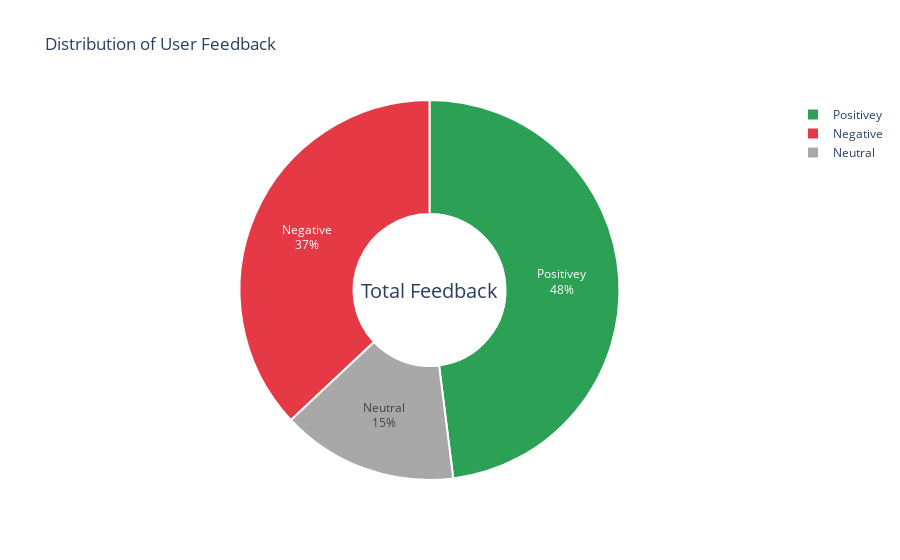

The cell this chart's notebook holds for it:
### Code cell
import plotly.graph_objects as go

# Dữ liệu phản hồi
positive_feedback = 48
negative_feedback = 37
neutral_feedback = 15

# Tạo biểu đồ tròn
fig = go.Figure(data=[go.Pie(labels=['Positive', 'Negative', 'Neutral'],
                             values=[positive_feedback, negative_feedback, neutral_feedback],
                             hole=0.4,
                             marker=dict(colors=['#2ca155', '#e63946', '#a8a8a8'],
                                         line=dict(color='white', width=2)),
                             textinfo='label+percent'
                             )])

# Tùy chỉnh layout (nếu cần)
fig.update_layout(title='Distribution of User Feedback',
                  annotations=[dict(text='Total Feedback', x=0.5, y=0.5, font_size=20, showarrow=False)])

# Hiển thị biểu đồ
fig.show()

### Figure 1 — Plotly figure (JSON) as saved in the notebook; plotly's stock layout.template omitted (floating-point values rounded to 4 significant figures)
{"data": [{"hole": 0.4, "labels": ["Positivey", "Negative", "Neutral"], "marker": {"colors": ["#2ca155", "#e63946", "#a8a8a8"], "line": {"color": "white", "width": 2}}, "textinfo": "label+percent", "type": "pie", "values": [48, 37, 15]}], "layout": {"annotations": [{"font": {"size": 20}, "showarrow": false, "text": "Total Feedback", "x": 0.5, "y": 0.5}], "title": {"text": "Distribution of User Feedback"}}}
